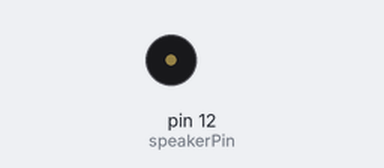
A sketch run on a simulated Arduino Uno, built with avr-gcc and run on an emulated ATmega328P. Parts: buzzer (waves = sounding). What the sketch prints to the serial monitor is not drawn.

Above: at 0.2 s.
At 6.7 s:
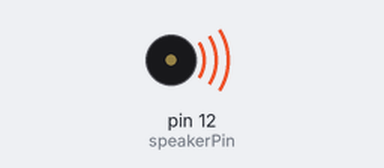
Timing chart, 0 to 7.2 s (numbered marks = the images above):
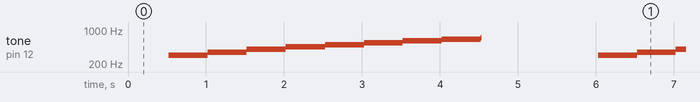

The sketch:

W04_05_timer_ToneStaircase.ino
```cpp
// generate a staircase of tones with silence between each climb
// use timers for the silence AND for the staircase!

// https://www.arduino.cc/reference/en/language/functions/advanced-io/tone/

/*

This example shows both the power of timers, but also reveals how they require very structured code.
Using timers for both the stairs and the silence
adds some logic to the code that otherwise gets hidden with delays.

Within the loop, there are two(2) STATES - one for SILENCE, one for PLAYing notes.

STATE = PLAY, play 8 notes ascending in frequency, each note for 500mS (1/2 sec)
STATE = SILENT, silence for 1 sec

In PLAY state,
  -- overall, this block plays 8 notes in a row, each of higher frequency
  -- notes are played one at a time
  -- the timer controls length of note and which one is played
  -- when the timer expires (end of each note):
        -- a new note is calculated, and played
        -- and the note counter (position along staircase of 8) is incremented by 1
        -- timer start is moved forward
        -- check to see if this counter = 8, ie we are at top of stairs - ahve played last note
              YES at top?
                -- turn off speaker
                -- change STATE to SILENT
                -- reset stepCount - put us back to bottom of stars for next climb
              NO, not at top - continue with PLAY timer

In SILENT state (at end of loop),
  -- the timer simply checks for the one second of silence to expire.
  -- changes STATE to PLAY mode.

  */

// speaker variable
int speakerPin = 12;

// size of tone steps
int stepSize = 50;

// counters
int noteCount = 0; // not this was in the for..loop in delay example
int loopCounter = 0;

// timer variables
unsigned long now;
unsigned long interval=500; // note duration
unsigned long startTime;

unsigned long silentInterval=1000; // duration of silence

// state variables
int SILENCE = 0;
int PLAY = 1;

int STATE=PLAY; // start by playing notes


void setup() {
  // put your setup code here, to run once:
  Serial.begin(9600);
  Serial.println(__FILE__);
}

void loop() {

  now = millis();

  // do stuff every loop here
  Serial.print("loop "); // \n = inside quotes == newline
  Serial.println(loopCounter);

  // do timer stuff with all the code below ...
  // if we are playing, use this timer to climb stairs
  if (STATE == PLAY){
    // note timer
    if ( now-startTime >= interval) {

      Serial.print("  tone ");
      Serial.print(noteCount);

      int freq = 300 + (noteCount * stepSize);  // 50 == step size (delared above), 300 lowest note
      tone( speakerPin, freq );

      Serial.print("\tfreq ");
      Serial.println(freq);

      startTime += interval; // move timer forward for next note
      noteCount+=1;  //increment step count - and limit it to 8

        // what to do at top of stairs (ie 8th note has played) ?
        if(noteCount>8){
            // silent pause between ascents
            noTone(speakerPin);
            noteCount=0; // once done at top of stairs, jump to bottom.
            STATE = SILENCE;
        } // end if top of staircase

    } // end of note timer
  } // end of STATE == PLAY


  // timer check - time for a new note?
  if (STATE == SILENCE) {

    // timer for silence between ascents
    if ( now-startTime >= silentInterval) {
      STATE = PLAY; // silence ends, change to playing notes
      startTime += silentInterval; // move timer forward for first note
    } // end of SILENT timer

  } // end of STAE == SILENT


  //increment loop counter
  loopCounter++;

}
```

Measured:
- by itself, tone on pin 12 (speakerPin): repeats every 5.5 s: 350 Hz 0.50 s, 400 Hz 0.50 s, 450 Hz 0.51 s, 500 Hz 0.50 s, 550 Hz 0.50 s, 600 Hz 0.50 s, 650 Hz 0.50 s, 700 Hz 0.01 s, silent 1.5 s, 300 Hz 0.50 s
